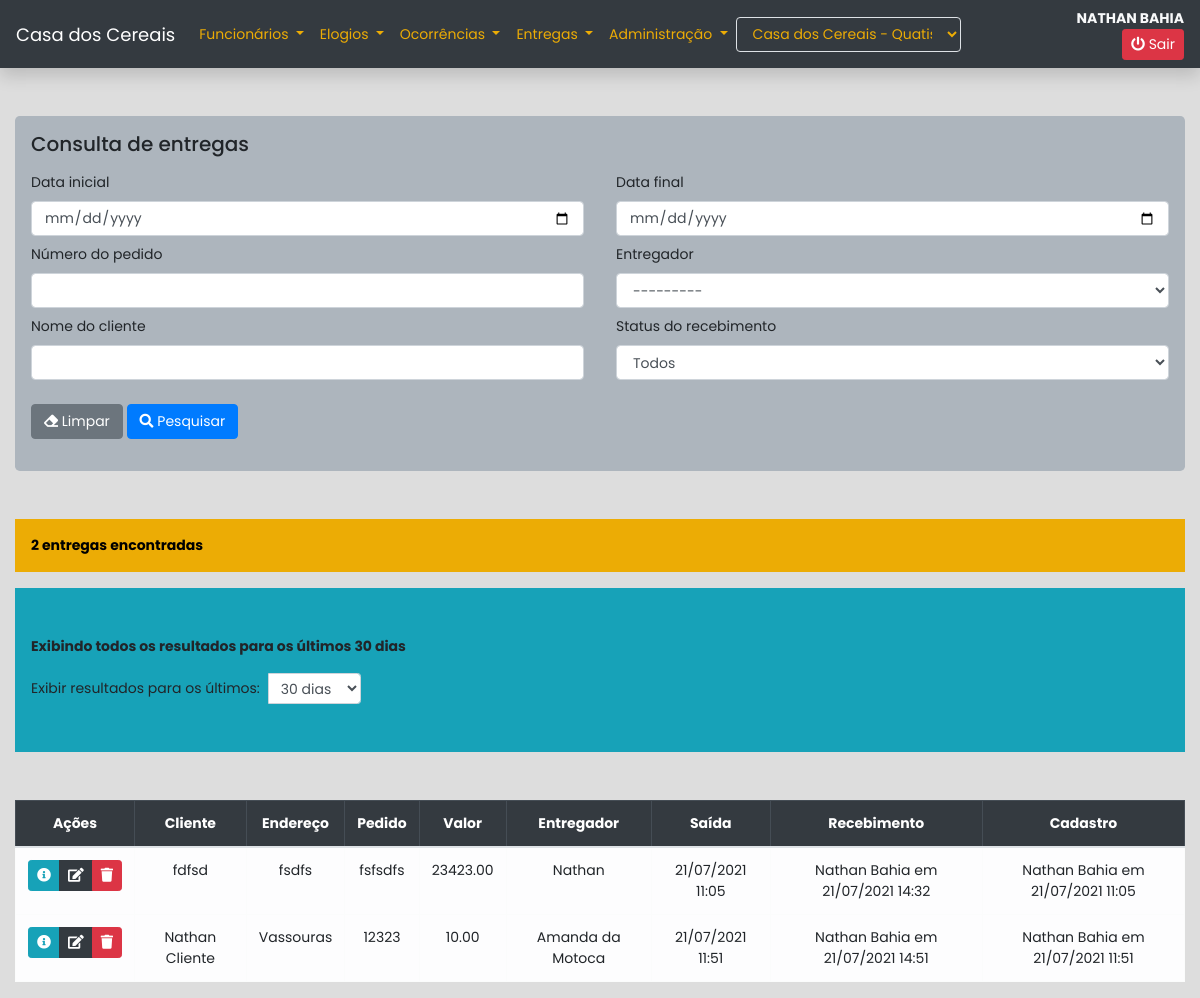
/entregas/consulta (signed in), run on the app's committed database.
### apps/entregas/models.py (models this page shows)
class Entrega(Base):
    nome_cliente = models.CharField(max_length=255)
    endereco_cliente = models.CharField(max_length=255)
    numero_pedido = models.CharField(max_length=255)
    valor_pedido = models.DecimalField(max_digits=10, decimal_places=2)
    saida_pedido = models.DateTimeField()
    filial_pedido = models.ForeignKey('core.Filial', on_delete=models.CASCADE)
    recebimento_pedido = models.DateTimeField(blank=True, null=True)
    detalhes_pedido = models.TextField(blank=True, null=True)
    observacao_final = models.TextField(blank=True, null=True)
    usuario_recebimento = models.ForeignKey(User, on_delete=models.SET_NULL, blank=True, null=True, related_name='usuario_recebimento')
    entregador = models.ForeignKey(Entregador, on_delete=models.SET_NULL, null=True)
    class Meta:
        ordering = ['saida_pedido']
    @property
    def recebida(self):
        if self.usuario_recebimento:
            return True
        return False
    @property
    def recebimento(self):
        if self.usuario_recebimento:
            if self.recebimento_pedido:
                return f'{self.usuario_recebimento.get_full_name()} em {self.recebimento_pedido.strftime("%d/%m/%Y %H:%M")}'
            return self.usuario_recebimento.get_full_name()
        else:
            if self.recebimento_pedido:
                return self.recebimento_pedido.strftime("%d/%m/%Y %H:%M")
        return 'Pendente'

class Entregador(Base):
    nome = models.CharField(max_length=255)
    filial = models.ForeignKey('core.Filial', on_delete=models.CASCADE)
    telefone = models.CharField(max_length=20, blank=True, null=True)
    veiculo = models.CharField(max_length=255, blank=True, null=True)
    placa = models.CharField(max_length=20, blank=True, null=True)
    def __str__(self):
        return self.nome
    class Meta:
        ordering = ['nome']
        verbose_name = 'Entregador'
        verbose_name_plural = 'Entregadores'

### apps/entregas/views.py (the view, shortened to what this page needs)
# urls.py: path('consulta', views.consulta_entregas, name='consulta_entregas'),
@login_required
def consulta_entregas(request):
    usuario = request.user.perfil.latest('id')
    consulta = False
    dias = 30 if request.GET.get('dias') not in ['30', '60', '90', '120'] else request.GET.get('dias')
    data_range = utils.get_data_range(dias, convert=True)
    exclude = {}
    filtros = {
        'saida_pedido__range': data_range,
        'filial_pedido': usuario.filial,
        'ativo': True,
    }
    query = models.Entrega.objects.filter(
        **filtros
    ).order_by('recebimento_pedido', '-saida_pedido')
    form = forms.ConsultaEntregaForm(
        usuario=usuario,
        data=request.GET
    )
    context = {
        'form': form,
        'dias': dias,
        'consulta': consulta,
        'filtros': filtros,
        'entregas': query
    }
    return render(request, 'entregas/consultas.html', context)

### apps/core/context_processors.py (called while the page is built)
def usuario(request):
    if not request.user.is_authenticated:
        return {}
    context = {'usuario': {}}
    perfil = request.user.perfil.latest('id')
    if perfil:
        context['usuario']['filial'] = perfil.filial
        context['usuario']['filiais'] = models.Filial.objects.all()
        if perfil.tipo == '2':
            context['usuario']['administrador'] = True
    return context

### apps/core/models.py (called while the page is built)
    @property
    def cadastro(self):
        dt = localtime(self.criacao)
        if self.usuario:
            return f"{self.usuario.get_full_name()} em {dt.strftime('%d/%m/%Y %H:%M')}"
        return f"Usuário excluído em {dt.strftime('%d/%m/%Y')}"

    def __str__(self):
        return f'{self.nome} - {self.cidade}'

### apps/core/utils.py (called while the page is built)
def get_data_range(dias: int, convert=False) -> list:
    presente = datetime.today().date()
    passado = presente - timedelta(days=int(dias))
    if convert:
        return [convert_date_to_datetime(passado), convert_date_to_datetime(presente, inicio=False)]
    return [passado, presente]

def convert_date_to_datetime(date_value, inicio=True):
    if inicio:
        return date_value.strftime("%Y-%m-%d") + " 00:00:00"
    return date_value.strftime("%Y-%m-%d") + " 23:59:59"

### apps/entregas/templates/entregas/consultas.html (shortened to what this page needs)
{% extends 'core/base.html' %}
{% load bootstrap4 %}
{% block content %}
<div class="container-fluid">
    <form method='get' class='my-5 jumbotron p-3' autocomplete="off">
        <h5>Consulta de entregas</h5>
        <div class="row mx-0 mt-3">
            <div class="col-12 col-sm-6 px-0 pr-sm-3">
                <div class="form-group mb-2">
                    <label for="{{ form.data_inicial.id_for_label }}">{{ form.data_inicial.label }}</label>
                    {{ form.data_inicial }}
                </div>
            </div>
            <div class="col-12 col-sm-6 px-0 pl-sm-3">
                <div class="form-group mb-2">
                    <label for="{{ form.data_final.id_for_label }}">{{ form.data_final.label }}</label>
                    {{ form.data_final }}
                </div>
            </div>
            <div class="col-12 col-sm-6 px-0 pr-sm-3">
                <div class="form-group mb-2">
                    <label for="{{ form.pedido.id_for_label }}">{{ form.pedido.label }}</label>
                    {{ form.pedido }}
                </div>
            </div>
            <div class="col-12 col-sm-6 px-0 pl-sm-3">
                <div class="form-group mb-2">
                    <label for="{{ form.entregador.id_for_label }}">{{ form.entregador.label }}</label>
                    {{ form.entregador }}
                </div>
            </div>
            <div class="col-12 col-sm-6 px-0 pr-sm-3">
                <div class="form-group mb-2">
                    <label for="{{ form.cliente.id_for_label }}">{{ form.cliente.label }}</label>
                    {{ form.cliente }}
                </div>
            </div>
            <div class="col-12 col-sm-6 px-0 pl-sm-3">
                <div class="form-group mb-2">
                    <label for="{{ form.status.id_for_label }}">{{ form.status.label }}</label>
                    {{ form.status }}
                </div>
            </div>
            <div class="col-12 my-3 px-0">
                <button type="reset" class="btn btn-secondary">
                    <i class="fas fa-eraser"></i> Limpar
                </button>
                <button type="submit" class="btn btn-primary">
                    <i class="fas fa-search"></i> Pesquisar
                </button>
            </div>
        </div>
    </form>
    <p class="bg-warning p-3">{{ entregas.count }} entrega{{ entregas|pluralize }} encontrada{{ entregas|pluralize }}</p>
    {% if entregas %}
        {% include 'core/utils/consulta_range_dias.html' %}
        <div class="table-responsive mt-5">
            <table class="table table-bordered text-center">
                <thead class="table-dark">
                    <tr>
                        <th>Ações</th>
                        <th>Cliente</th>
                        <th>Endereço</th>
                        <th>Pedido</th>
                        <th>Valor</th>
                        <th>Entregador</th>
                        <th>Saída</th>
                        <th>Recebimento</th>
                        <th>Cadastro</th>
                    </tr>
                </thead>
                <tbody class="table-light">
                    {% for entrega in entregas %}
                        <tr>
                            <td>
                                <div class="btn-group">
                                    <button class="btn btn-sm btn-info btn-info-entrega" data-entrega="{{ entrega.id }}"><i class="fas fa-info-circle"></i></button>
                                    <a href="{% url "entregas:edit_entregas" entrega.id %}" class="btn btn-sm btn-dark"><i class="fas fa-edit"></i></a>
                                    <button class="btn btn-sm btn-danger btn-delete-entrega" data-entrega="{{ entrega.id }}"><i class="fas fa-trash"></i></button>
                                </div>
                            </td>
                            <td>{{ entrega.nome_cliente }}</td>
                            <td>{{ entrega.endereco_cliente }}</td>
                            <td>{{ entrega.numero_pedido }}</td>
                            <td>{{ entrega.valor_pedido }}</td>
                            <td>{{ entrega.entregador.nome }}</td>
                            <td>{{ entrega.saida_pedido|date:'d/m/Y H:i' }}</td>
                            <td>{{ entrega.recebimento }}</td>
                            <td>{{ entrega.cadastro }}</td>
                        </tr>
                    {% endfor %}
                </tbody>
            </table>
        </div>
    {% endif %}
</div>
{% endblock content %}

### apps/core/templates/core/base.html (shortened to what this page needs)
{% load static %}
<!DOCTYPE html>
{% load bootstrap4 %}
<html lang="pt-br">
    <head>
        <link rel="stylesheet" href="https://use.fontawesome.com/releases/v5.0.13/css/all.css">
        {% bootstrap_css %}
    </head>
    <body>
    <nav class="navbar navbar-expand-lg navbar-dark bg-dark shadow mb-5">
        <a class="navbar-brand" href="{% url 'core:index' %}">Casa dos Cereais</a>
        <div class="collapse navbar-collapse" id="navbarSupportedContent">
            <ul class="navbar-nav mr-auto">
                <li class="nav-item dropdown">
                    <a class="nav-link dropdown-toggle text-warning" href="#" id="dropFuncionarios" role="button"
                       data-toggle="dropdown" aria-haspopup="true" aria-expanded="false">
                        Funcionários
                    </a>
                </li>
                <li class="nav-item dropdown text-warning">
                    <a class="nav-link dropdown-toggle text-warning" href="#" id="dropElogios" role="button"
                       data-toggle="dropdown" aria-haspopup="true" aria-expanded="false">
                        Elogios
                    </a>
                </li>
                <li class="nav-item dropdown">
                    <a class="nav-link dropdown-toggle text-warning" href="#" id="dropOcorrencias" role="button"
                       data-toggle="dropdown" aria-haspopup="true" aria-expanded="false">
                        Ocorrências
                    </a>
                </li>
                <li class="nav-item dropdown">
                    <a class="nav-link dropdown-toggle text-warning" href="#" id="dropEntregas" role="button"
                       data-toggle="dropdown" aria-haspopup="true" aria-expanded="false">
                        Entregas
                    </a>
                </li>
                <li class="nav-item dropdown">
                    <a class="nav-link dropdown-toggle text-warning" href="#" id="dropAdm" role="button"
                       data-toggle="dropdown" aria-haspopup="true" aria-expanded="false">
                        Administração
                    </a>
                </li>
            </ul>
            {% if usuario.administrador %}
                <div class="mr-sm-5 mt-3 mt-sm-0">
                    <form action="{% url "core:altera_filial" %}" method="post" id="formFilial">
                        <div class="form group">
                            <select name="filial" id="" class="form-control bg-dark border boder-light text-warning" onchange="$('#formFilial').submit()">
                                {% for filial in usuario.filiais %}
                                    <option value="{{ filial.id }}" {% if usuario.filial == filial %}selected{% endif %}>{{ filial }}</option>
                                {% endfor %}
                            </select>
                        </div>
                    </form>
                </div>
            {% endif %}
            <div class="text-light text-center text-sm-right mt-3 mt-sm-0">
                <b>{{ request.user.get_full_name|upper }}</b>
                <a class='btn btn-sm btn-danger ml-2' href="{% url 'usuarios:logout' %}" data-toggle="tooltip" title="Sair do sistema">
                    <i class="fas fa-power-off"></i> Sair
                </a>
            </div>
        </div>
    </nav>
    {% block content %} {% endblock %}
    </body>
</html>

### apps/core/templates/core/base.html (style rules this page uses)
body, a, .btn, .form-control { font-family: 'Poppins', sans-serif; font-size: 14px !important; }
body { background-color: #DDD; }
.jumbotron { background-color: #adb5bd !important; }
.navbar-brand { font-size: 18px !important; }
.text-warning { color: #ecac05 !important; }
.bg-warning, .alert-warning, .alert-success, .alert-danger { background: #ecac05 !important; color: #000; font-weight: bold; border: none }
.btn-danger, .alert-danger { background: #dc3545 !important; }

### data on the page
Entrega: nome_cliente "fdfsd", endereco_cliente "fsdfs", numero_pedido "fsfsdfs", valor_pedido "23423.00", entregador.nome "Nathan", saida_pedido "21/07/2021 11:05", recebimento "Nathan Bahia em 21/07/2021 14:32", cadastro "Nathan Bahia em 21/07/2021 11:05"
Entrega: nome_cliente "Nathan Cliente", endereco_cliente "Vassouras", numero_pedido "12323", valor_pedido "10.00", entregador.nome "Amanda da Motoca", saida_pedido "21/07/2021 11:51", recebimento "Nathan Bahia em 21/07/2021 14:51", cadastro "Nathan Bahia em 21/07/2021 11:51"

### other printed values
{{ request.user.get_full_name|upper }} "NATHAN BAHIA"
{{ entregas.count }} "2"
{{ dias }} "30"
form field filial "Casa dos Cereais - Quatis"
